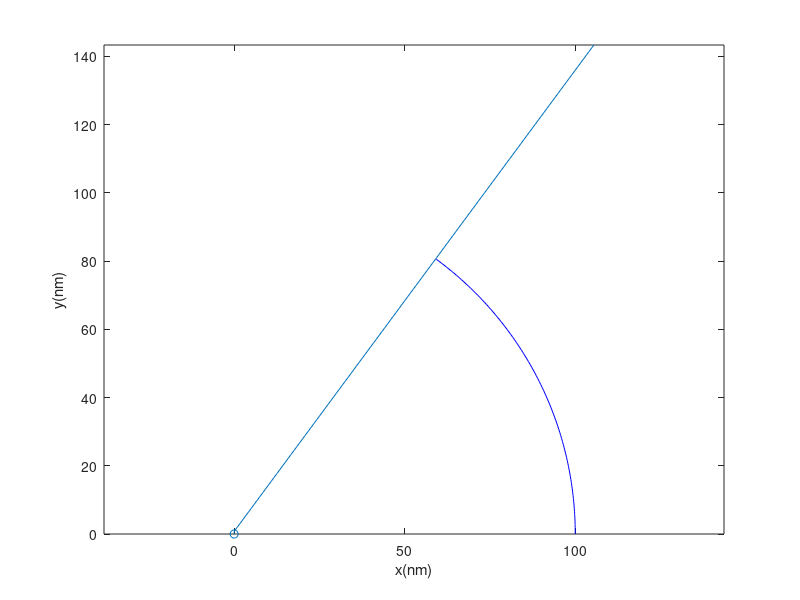

Recreate this plot in MATLAB. (Note: this script raises an error after producing the figure.)
% 给定刀具波纹度拟合曲线和已加工曲面拟合曲线，给定残高，求各个刀位点的切宽
% 方案：先求切宽和残高的定量关系；然后考虑如何移动各个刀位点，微调来获得所要求的残高
if true
    close all;
    clear; clc;
    addpath(genpath('funcs'));
    
    % global variables
    % global textFontSize textFontType unit fitMethod paramMethod;
    workspaceDir = 'workspace/20221020-tooltip';
    fitOpts.fitMethod = 'Levenberg-Marquardt';
    paramMethod = 'centripetal';
    unit = '\mum';
    textFontSize = 12;
    textFontType = 'Times New Roman';
end

%% simulation initialization
debug = 2;
switch debug
    case 2 % 2D tool profile simulation
        cx0 = 0*1000; % unit: mu m
        cy0 = 0*1000; % unit: mu m
        r0 = 0.1*1000; % unit: mu m
        openAng = pi/3; % unit: rad
        noise = r0*5e-3; % mid-frequency error
        theta = linspace(0,openAng,200);
        r = r0*(1 - noise + 2*noise*rand(1,length(theta)));
        toolOri(1,:) = r.*cos(theta) + cx0;
        toolOri(2,:) = r.*sin(theta) + cy0;
        toolOri(3,:) = zeros(1,length(theta));
        rmse0 = sqrt(...
                    sum(...
                        ((toolOri(1,:) - cx0).^2 + (toolOri(2,:) - cy0).^2 - r0^2).^2) ...
                /length(theta));
        clear theta r;
    case 3 % 3D tool profile simulation
        cx0 = 1*1000; % unit:mu m
        cy0 = 2*1000; % unit:mu m
        cz0 = 3*1000; % unit:mu m
        r0 = 0.1*1000; % unit:mu m
        openAng = pi/3; % unit: rad
        edgePV = 200; % low-frequency error
        k = -edgePV/openAng;
        noise = r0*5e-3; % mid-frequency error
        zNoise = r0*0.05; % data pre-processing error
        theta = linspace(0,openAng,300);
        r = r0 + edgePV/2 + k*theta + (noise*rand(1,length(theta)) - 0.5*noise);
        toolOri(1,:) = cx0 + r.*cos(theta);
        toolOri(2,:) = cy0 + r.*sin(theta);
        toolOri(3,:) = cz0 + (zNoise*rand(1,length(theta)) - 0.5*zNoise);
        rmse0 = sqrt( ...
            sum((toolOri - ndgrid([cx0;cy0;cz0],1:length(theta)).^2),2) ...
            /length(theta));
        clear theta r;
    otherwise
        toolInput = inputdlg({'Tool fitting method','Tool parameterization method', ...
            'Unit','Font type in figure','Font size in figure'}, ...
            'Tool Processing Input', ...
            [1 20; 1 20; 1 20; 1 20; 1 20], ...
            {'Levenberg-Marquardt','centripetal','\mu m','Times New Roman','14'}, ...
            'WindowStyle');
        fitOpts.fitMethod = toolInput{1};
        paramMethod = toolInput{2};
        unit = toolInput{3};
        textFontType = toolInput{4};
        textFontSize = str2double(toolInput{5});
        % tool measurement file loading
        [fileName,dirName] = uigetfile({ ...
            '*.mat','MAT-files(*.mat)'; ...
            '*.txt','text-files(*.txt)'; ...
            '*.*','all files(*.*)'...
            }, ...
            'Select one tool tip measurement data', ...
            'Tool\', ...
            'MultiSelect','off');
        pathName = fullfile(dirName,fileName);
        dataOri = load(pathName); % load from file, n*2 matrix
        % data pre-processing
        toolOri = dataOri;
end

% dim = size(toolOri,1);
f1 = figure('Name','original xy scatters of the tool');
plot(toolOri(:,1),toolOri(:,2));
hold on;

theta1 = atan2(toolOri(1,2),toolOri(1,1));
theta2 = atan2(toolOri(end,2),toolOri(end,1));
theta = transpose(linspace(theta1,theta2,100));
plot(cx0 + r0*cos(theta),cy0 + r0*sin(theta),'blue');
scatter(cx0,cy0,'blue');
axis equal;
xlabel('x(nm)');
ylabel('y(nm)');
clear theta theta1 theta2;

%% 由(x,y)图获得刃口圆心半径以及波纹度函数
fitOpts.displayType = 'iter-detailed';
[circ2D,toolFit,rmseLsc] = toolFit2D(toolOri, ...
    'fitMethod',fitOpts.fitMethod,'displayType',fitOpts.displayType);
radius = circ2D{2};
openAngle = circ2D{3};

% plot the fitting results
f2 = figure('Name','Tool Sharpness Fitting Result');
xLim = 1.1*max(toolFit(1,:));
quiver(-xLim,0,2*xLim,0,'AutoScale','off','Color',[0,0,0],'MaxHeadSize',0.1); % X axis
hold on;
text(0.9*xLim,-.05*radius,'x');
quiver(0,-0.2*radius,0,1.3*radius,'AutoScale','off','Color',[0,0,0],'MaxHeadSize',0.1); % Y axis
text(0.05*xLim,1.05*radius,'y');
plot(toolFit(1,:),toolFit(2,:),'Color',[0,0.45,0.74],'LineWidth',0.75); % tool edge scatters
theta = (pi/2 - openAngle/2):0.01:(pi/2 + openAngle/2);
xtmp = radius*cos(theta);
ytmp = radius*sin(theta);
plot(xtmp,ytmp,'Color',[0.85,0.33,0.10],'LineWidth',1,'LineStyle','--'); % tool edge circle
scatter(0,0,'MarkerFaceColor',[0.85,0.33,0.10],'MarkerEdgeColor',[0.85,0.33,0.10]); % tool edge center
quiver(0,0,0,0.5*radius,'AutoScale','off','Color',[0.93,0.69,0.13], ...
    'LineWidth',2.5,'MaxHeadSize',0.3); % tool edge normal
line([0,xtmp(1)],[0,ytmp(1)],'LineStyle','--','Color',[0.85,0.33,0.10]);
line([0,xtmp(end)],[0,ytmp(end)],'LineStyle','--','Color',[0.85,0.33,0.10]);
% xlim([-1.1*xLim,1.1*xLim]);
axis equal;
% set(gca,'TickLabelInterpreter','tex');
set(gca,'FontSize',textFontSize,'FontName',textFontType);
xlabel(['x(',unit,')']);
ylabel(['y(',unit,')']);
title('Tool fitting result');
legend('','','tool edge','tool fitting arc','tool center', ...
    'tool normal vector','Location','northeast');
clear xtmp ytmp theta; % 删除画图的临时变量

%% tool modelling
s1_toolModel

%% 相邻刀位点的残高
% x1 = [0,0,0]; vec1 = [0,1];
% x2 = [r0,r0/30,0]; vec2 = [cosd(90+8),sind(90+8)];
% R = rotz(5,'deg'); % rotation matrix about z axis
% tool1 = toolPt + x1;
% tool2 = toolPt*transpose(R) + x2;
% 
% [res,interPt] = residualHigh(x1(:,1:2),vec1,tool1(:,1:2),x2(:,1:2),vec2,tool2(:,1:2));
% 
% figure('Name','Residual of the adjacent tool');
% plot(tool1(:,1),tool1(:,2),'Color',[0,0.45,0.74]); hold on;
% plot(tool2(:,1),tool2(:,2),'Color',[0.85,0.33,0.10]);
% plot(interPt(1),interPt(2),'*','Color',[0.49,0.18,0.56]);
% plot(x1(1),x1(2),'o','Color',[0,0.45,0.74],'MarkerFaceColor',[0,0.45,0.74]);
% line([x1(1),x1(1)+radius*vec1(1)],[x1(2),x1(2)+radius*vec1(2)],'LineWidth',2,'Color',[0,0.45,0.74]);
% plot(x2(1),x2(2),'o','Color',[0.85,0.33,0.10],'MarkerFaceColor',[0.85,0.33,0.10]);
% line([x2(1),x2(1)+radius*vec2(1)],[x2(2),x2(2)+radius*vec2(2)],'LineWidth',2,'Color',[0.85,0.33,0.10]);
% axis equal

%%
% rmpath(genpath('funcs'));
